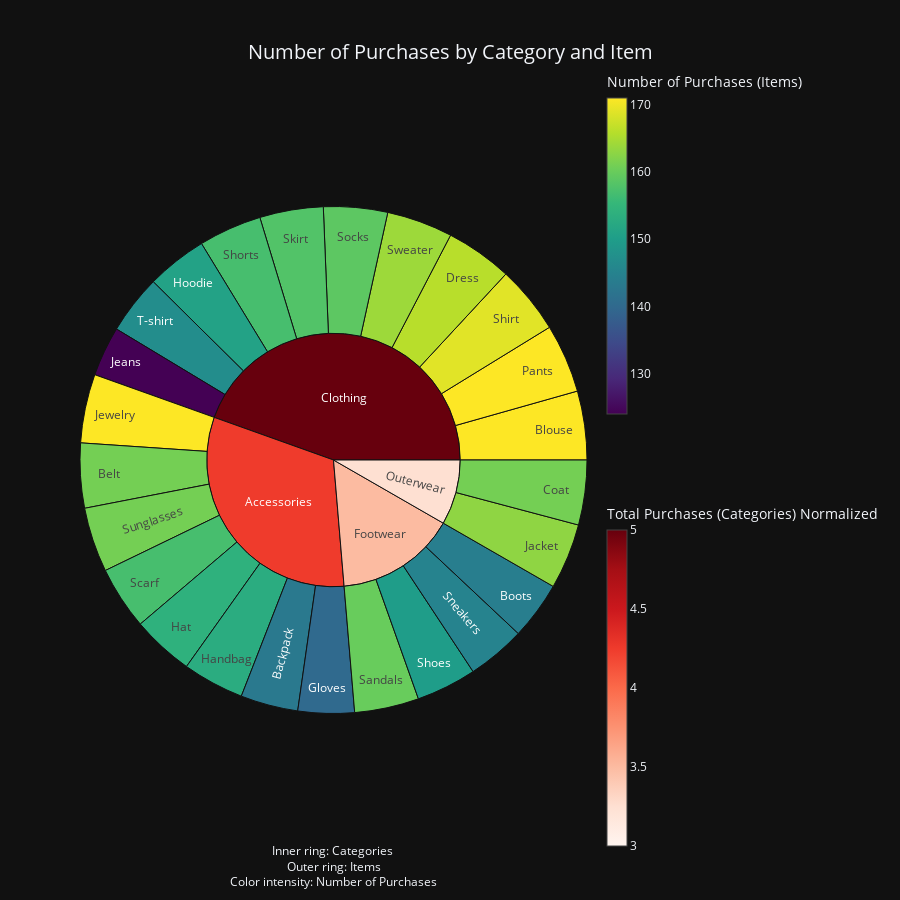

This figure's notebook cell:
### Code cell
# second plt Purchase Quantities

purchase_data = df.groupby(['Category', 'Item Purchased']).agg({
    'Customer ID': 'count'  
}).reset_index()

purchase_sunburst = []
category_totals = purchase_data.groupby('Category')['Customer ID'].sum()
max_category_total = category_totals.max()

for category in purchase_data['Category'].unique():
    purchase_sunburst.append(dict(
        parent="",
        id=category,
        name=category,
        value=purchase_data[purchase_data['Category'] == category]['Customer ID'].sum(),
        category_total=category_totals[category],

    ))

    category_items = purchase_data[purchase_data['Category'] == category]
    for _, row in category_items.iterrows():
        purchase_sunburst.append(dict(
            parent=category,
            id=f"{category}-{row['Item Purchased']}",
            name=row['Item Purchased'],
            value=row['Customer ID'],
            purchases=row['Customer ID']
        ))


fig_purchases = go.Figure()

fig_purchases.add_trace(go.Sunburst(
    ids=[item['id'] for item in purchase_sunburst],
    labels=[item['name'] for item in purchase_sunburst],
    parents=[item['parent'] for item in purchase_sunburst],
    values=[item['value'] for item in purchase_sunburst],
    branchvalues="total",
    marker=dict(
        colors=colors,
        colorscale='Viridis',
        showscale=True,
        colorbar=dict(
            title="Number of Purchases (Items)",
            thickness=20,
            len=0.5,
            y=0.8
        )
    ),
    hovertemplate="""
    <b>%{label}</b><br>
    Purchases: %{value}<br>
    <extra></extra>
    """
))

#second colorbar for categories
fig_purchases.add_trace(go.Scatter(
    x=[None],
    y=[None],
    mode='markers',
    marker=dict(
        colorscale='Reds',
        showscale=True,
        colorbar=dict(
            title="Total Purchases (Categories) Normalized",
            thickness=20,
            len=0.5,
            y=0.2
        )
    ),
    showlegend=False
))

fig_purchases.update_layout(
    title={
        'text': "Number of Purchases by Category and Item",
        'y': 0.95,
        'x': 0.5,
        'xanchor': 'center',
        'yanchor': 'top',
        'font': dict(size=20)
    },
    width=900,
    height=900,
    
    xaxis=dict(showgrid=False, zeroline=False, showticklabels=False),
    yaxis=dict(showgrid=False, zeroline=False, showticklabels=False),
    annotations=[dict(
        x=0.5,
        y=-0.1,
        text="Inner ring: Categories <br>Outer ring: Items<br>Color intensity: Number of Purchases",
        showarrow=False,
        xref='paper',
        yref='paper',
        align='center'
    )]
)

fig_purchases.show()
fig_purchases.write_image('counts_category_sunburst.png')

### Figure 1 — Plotly figure (JSON) as saved in the notebook; plotly's stock layout.template omitted (floating-point values rounded to 4 significant figures)
{"data": [{"branchvalues": "total", "hovertemplate": "\n    <b>%{label}</b><br>\n    Purchases: %{value}<br>\n    <extra></extra>\n    ", "ids": ["Accessories", "Accessories-Backpack", "Accessories-Belt", "Accessories-Gloves", "Accessories-Handbag", "Accessories-Hat", "Accessories-Jewelry", "Accessories-Scarf", "Accessories-Sunglasses", "Clothing", "Clothing-Blouse", "Clothing-Dress", "Clothing-Hoodie", "Clothing-Jeans", "Clothing-Pants", "Clothing-Shirt", "Clothing-Shorts", "Clothing-Skirt", "Clothing-Socks", "Clothing-Sweater", "Clothing-T-shirt", "Footwear", "Footwear-Boots", "Footwear-Sandals", "Footwear-Shoes", "Footwear-Sneakers", "Outerwear", "Outerwear-Coat", "Outerwear-Jacket"], "labels": ["Accessories", "Backpack", "Belt", "Gloves", "Handbag", "Hat", "Jewelry", "Scarf", "Sunglasses", "Clothing", "Blouse", "Dress", "Hoodie", "Jeans", "Pants", "Shirt", "Shorts", "Skirt", "Socks", "Sweater", "T-shirt", "Footwear", "Boots", "Sandals", "Shoes", "Sneakers", "Outerwear", "Coat", "Jacket"], "marker": {"colorbar": {"len": 0.5, "thickness": 20, "title": {"text": "Number of Purchases (Items)"}, "y": 0.8}, "colors": ["rgb(239,59,44)", 143, 161, 140, 153, 154, 171, 157, 161, "rgb(103,0,13)", 171, 166, 151, 124, 171, 169, 157, 158, 159, 164, 147, "rgb(252,187,161)", 144, 160, 150, 145, "rgb(254,224,210)", 161, 163], "colorscale": [[0.0, "#440154"], [0.1111, "#482878"], [0.2222, "#3e4989"], [0.3333, "#31688e"], [0.4444, "#26828e"], [0.5556, "#1f9e89"], [0.6667, "#35b779"], [0.7778, "#6ece58"], [0.8889, "#b5de2b"], [1.0, "#fde725"]], "showscale": true}, "parents": ["", "Accessories", "Accessories", "Accessories", "Accessories", "Accessories", "Accessories", "Accessories", "Accessories", "", "Clothing", "Clothing", "Clothing", "Clothing", "Clothing", "Clothing", "Clothing", "Clothing", "Clothing", "Clothing", "Clothing", "", "Footwear", "Footwear", "Footwear", "Footwear", "", "Outerwear", "Outerwear"], "values": [1240, 143, 161, 140, 153, 154, 171, 157, 161, 1737, 171, 166, 151, 124, 171, 169, 157, 158, 159, 164, 147, 599, 144, 160, 150, 145, 324, 161, 163], "type": "sunburst"}, {"marker": {"colorbar": {"len": 0.5, "thickness": 20, "title": {"text": "Total Purchases (Categories) Normalized"}, "y": 0.2}, "colorscale": [[0.0, "rgb(255,245,240)"], [0.125, "rgb(254,224,210)"], [0.25, "rgb(252,187,161)"], [0.375, "rgb(252,146,114)"], [0.5, "rgb(251,106,74)"], [0.625, "rgb(239,59,44)"], [0.75, "rgb(203,24,29)"], [0.875, "rgb(165,15,21)"], [1.0, "rgb(103,0,13)"]], "showscale": true}, "mode": "markers", "showlegend": false, "x": [null], "y": [null], "type": "scatter"}], "layout": {"title": {"font": {"size": 20}, "text": "Number of Purchases by Category and Item", "y": 0.95, "x": 0.5, "xanchor": "center", "yanchor": "top"}, "xaxis": {"showgrid": false, "zeroline": false, "showticklabels": false}, "yaxis": {"showgrid": false, "zeroline": false, "showticklabels": false}, "width": 900, "height": 900, "annotations": [{"align": "center", "showarrow": false, "text": "Inner ring: Categories <br>Outer ring: Items<br>Color intensity: Number of Purchases", "x": 0.5, "xref": "paper", "y": -0.1, "yref": "paper"}]}}
